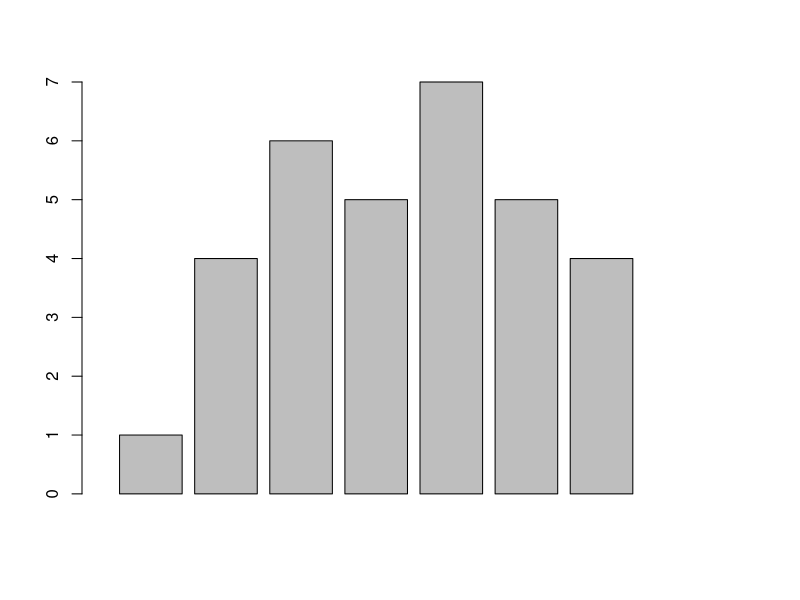

Write R code to recreate this figure.
# Datapoint for the barplot 
gfg<-c(1,4,6,5,7,5,4) 

# Creating bar plot and setting 
# the x-axis limits 
barplot(gfg,xlim=c(0,10)) 
